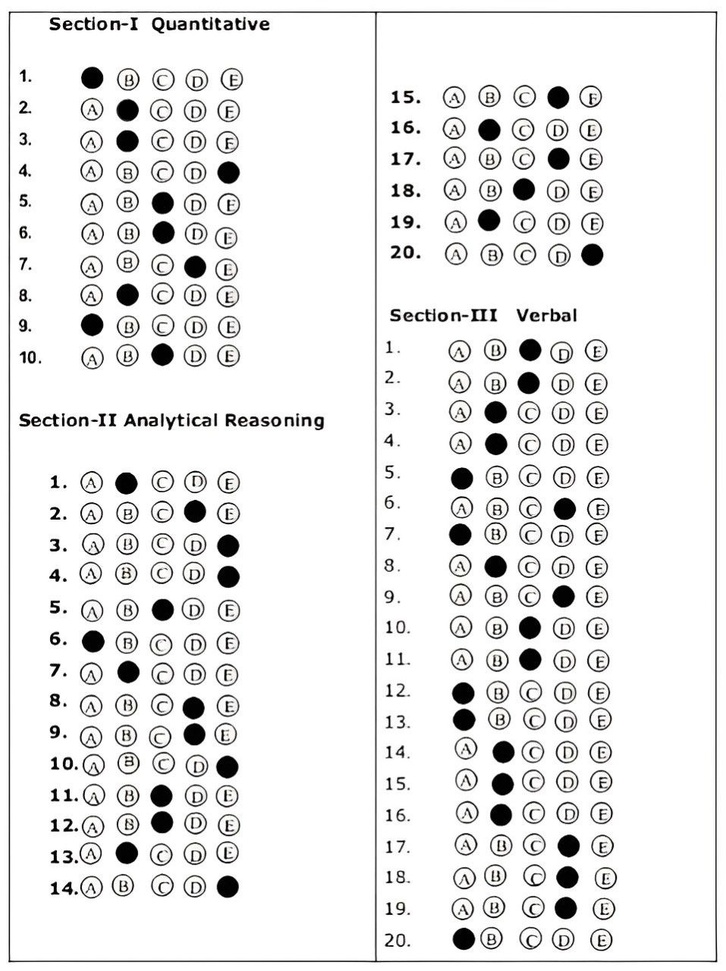
#> input picture backend/answer_key.jpg, 726 x 971 px, shrunk from 957 x 1280 before the run
$ python -i main.py   (imports and definitions only)
#> lines starting #> are read from the running program, lines starting #| are printed output that depends on the picture; after the words box and inside, x2 and y2 are one past the last pixel; in counts of white or black regions, pixels touching at a corner belong together
from fastapi import FastAPI, File, UploadFile
from fastapi.responses import JSONResponse
from fastapi.middleware.cors import CORSMiddleware
from typing import List
import cv2
import numpy as np
import shutil
import tempfile
import os

# [9 lines not run here, left out]

# Answer key image path
ANSWER_KEY_PATH = 'answer_key.jpg'  # Assume answer key is in this file

# Function to determine if a circle is filled
def is_filled_circle(circle_center, thresh_image):
    x, y, r = circle_center
    mask = np.zeros(thresh_image.shape, dtype=np.uint8)
    cv2.circle(mask, (x, y), r, 255, -1)
    filled_area = cv2.countNonZero(cv2.bitwise_and(mask, thresh_image))
    return filled_area > (np.pi * r * r) / 2

# Function to extract answer key or responses from image
def extract_answer_key_from_image(image_path):
#> called with image_path = 'answer_key.jpg'
    image = cv2.imread(image_path)
#> image is the input picture: shape (971, 726, 3); mean B, G, R 234, 234.1, 234.2
    gray = cv2.cvtColor(image, cv2.COLOR_BGR2GRAY)
    blurred = cv2.GaussianBlur(gray, (5, 5), 0)
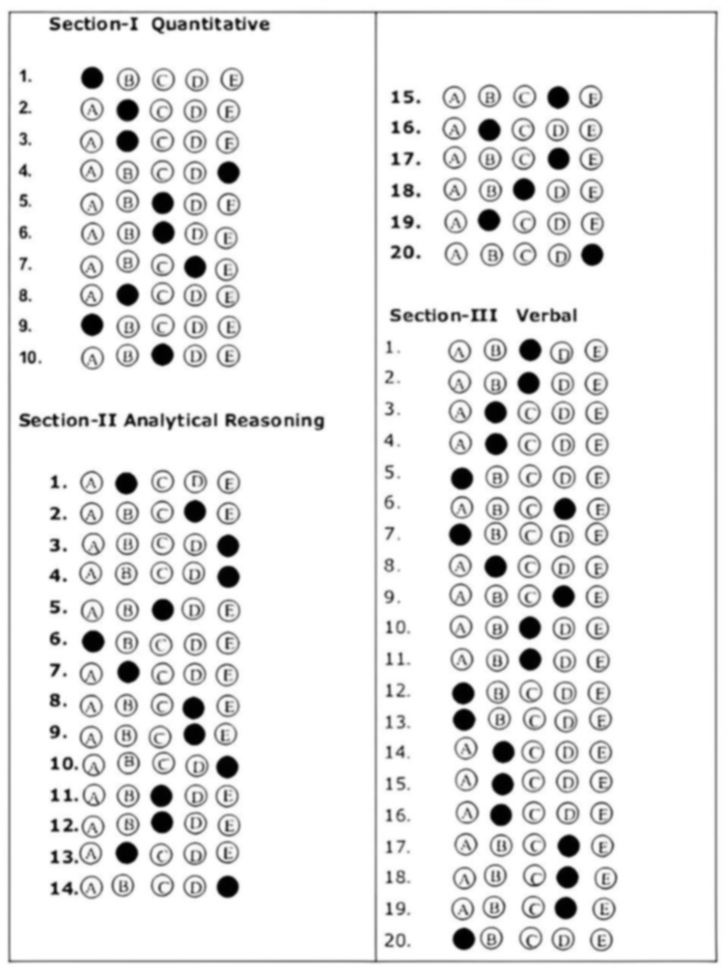
#> blurred: shape (971, 726); min 0, max 255, mean 234.1
    _, thresh = cv2.threshold(blurred, 150, 255, cv2.THRESH_BINARY_INV)
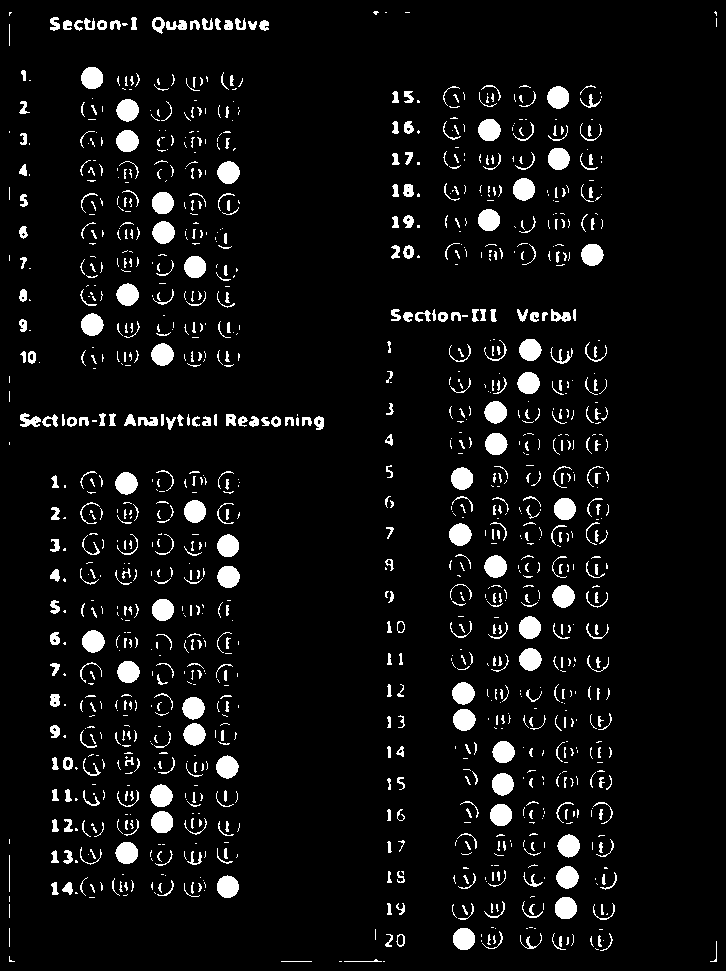
#> thresh: shape (971, 726); 6.3% white; 1218 white regions (705 under 20 px), largest, box (x1, y1, x2, y2) and area: (484, 555, 507, 578) 400, (216, 755, 239, 779) 399, (217, 161, 240, 184) 398

    circles = cv2.HoughCircles(
        thresh,
        cv2.HOUGH_GRADIENT,
        dp=1.2,
        minDist=10,
        param1=50,
        param2=13,
        minRadius=12,
        maxRadius=15
    )
#> circles = [[162.6, 204.6, 13.2], [491.4, 96.6, 13.56], [192.6, 264.6, 12.36]]

    if circles is not None:
        circles = np.round(circles[0, :]).astype("int")
#> circles = [[163, 205, 13], [491, 97, 14], [193, 265, 12]]
    else:
        circles = []

    height, width = image.shape[:2]
#> height = 971; width = 726
    left_circles = [circle for circle in circles if circle[0] < width // 2]
#> left_circles = [[163, 205, 13], [193, 265, 12]]
    right_circles = [circle for circle in circles if circle[0] >= width // 2]
#> right_circles = [[491, 97, 14]]

    def extract_answer_key(circles, thresh_image, row_offset=0):
#> called with row_offset = 0
        answer_key = {}
        circles.sort(key=lambda c: (c[1], c[0]))
        rows = []
        current_row = []
        last_y = circles[0][1] if circles else None
#> last_y = 205

        for circle in circles:
            if last_y is not None and abs(circle[1] - last_y) < 20:
                current_row.append(circle)
            else:
                if current_row:
                    rows.append(current_row)
                current_row = [circle]
            last_y = circle[1]
#> this loop made 2 passes
#> (current_row, last_y) on pass 2: ([[193, 265, 12]], 265)
#> (circle, last_y) on pass 1: ([163, 205, 13], 205)
#> after the loop, rows = [[[163, 205, 13]]]

        if current_row:
            rows.append(current_row)

        for row_index, row in enumerate(rows, start=1 + row_offset):
            row.sort(key=lambda c: c[0])
            filled_count = 0
            for idx, circle in enumerate(row[:5]):
                x, y, r = circle
                label = chr(65 + idx)

                if is_filled_circle(circle, thresh_image):
                    filled_count += 1
                    answer_key[row_index] = label
                else:
                    if row_index not in answer_key:
                        answer_key[row_index] = 'U'

            if filled_count > 1:
                answer_key[row_index] = 'I'
#> this loop made 2 passes
#> row_index on passes 1 to 2: 1, 2
#> after the loop, answer_key = {1: 'A', 2: 'A'}

        return answer_key

    left_answer_key = extract_answer_key(left_circles, thresh)
#> left_answer_key = {1: 'A', 2: 'A'}
    right_answer_key = extract_answer_key(right_circles, thresh, row_offset=len(left_answer_key))
#> the loop in extract_answer_key (call 2), `for circle in circles:` made 1 pass
#> (circle, last_y) on pass 1: ([491, 97, 14], 97)
#> the loop in extract_answer_key (call 2), `for row_index, row in enumerate(rows, start=1 + row_offset):` made 1 pass
#> row_index on pass 1: 3
#> right_answer_key = {3: 'U'}
    answer_key = {**left_answer_key, **right_answer_key}
#> answer_key = {1: 'A', 2: 'A', 3: 'U'}
    return answer_key

# Load the answer key
answer_key = extract_answer_key_from_image(ANSWER_KEY_PATH)
#> answer_key = {1: 'A', 2: 'A', 3: 'U'}

# Function to evaluate student responses
def evaluate_student_responses(answer_key, student_response):
    total_questions = len(answer_key)
    correct_count = 0
    incorrect_count = 0
    unanswered_count = 0
    double_answered_count = 0

    for question in range(1, total_questions + 1):
        answer = answer_key.get(question)
        student_answer = student_response.get(question)

        if student_answer == "U" or student_answer is None or student_answer == "":
            unanswered_count += 1
        elif student_answer == "I":
            double_answered_count += 1
        elif student_answer == answer:
            correct_count += 1
        else:
            incorrect_count += 1

    answered_questions = total_questions - unanswered_count
    percentage = (correct_count / answered_questions * 100) if answered_questions > 0 else 0

    result_summary = {
        "Total Questions": total_questions,
        "Correct Answers": correct_count,
        "Incorrect Answers": incorrect_count + double_answered_count,
        "Unanswered Questions": unanswered_count,
        "Percentage": percentage
    }

    return result_summary

# API endpoint to process multiple answer sheets
# [27 lines not run here, left out]

>>> result = extract_answer_key_from_image('answer_key.jpg')
#> result = {1: 'A', 2: 'A', 3: 'U'}
